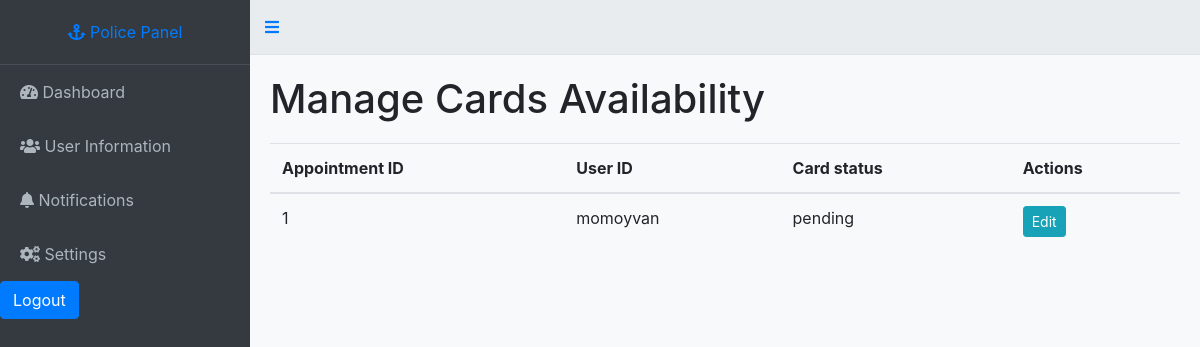
The page /card_status/ (signed in) on the database as committed earlier.
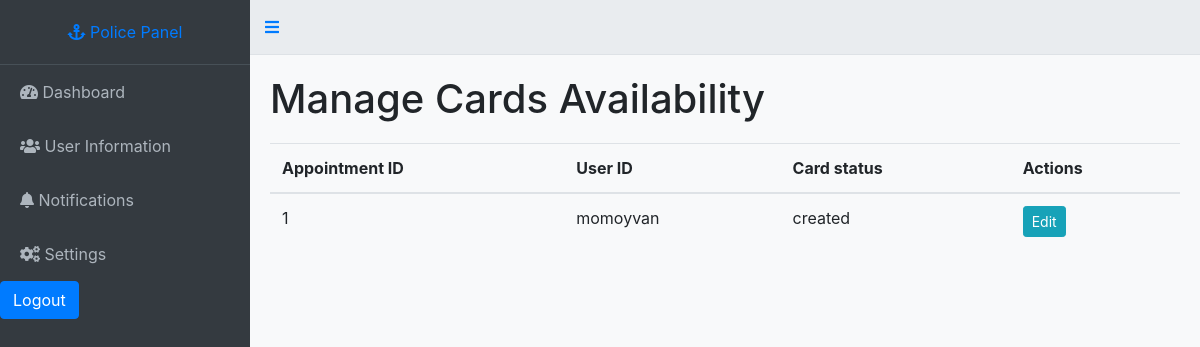
The same page on the database as committed later.
### booking/models.py (models this page shows)
class Appointment(models.Model):
    STATUS_CHOICES = (
        ('created', 'Created'),
        ('pending', 'Pending'),
        ('approved', 'Approved'),
        ('rejected', 'Rejected'),
    )
    CARD_CHOICES = (
        ('created', 'Created'),
        ('pending', 'Pending'),
        ('blocked', 'Blocked')
    )
    user = models.ForeignKey(User, on_delete=models.CASCADE)
    officer = models.ForeignKey(User, related_name='appointments', on_delete=models.CASCADE, null=True, blank=True)
    office = models.ForeignKey(Office, on_delete=models.CASCADE)
    date = models.DateField()
    time = models.TimeField()
    paid = models.BooleanField(default=False)
    status = models.CharField(max_length=20, choices=STATUS_CHOICES, default='Created')
    card_status = models.CharField(max_length=20, choices=CARD_CHOICES, default="pending")

class User(AbstractUser):
    ROLE_CHOICES = [
        ('user', 'User'),
        ('officer', 'Police Officer'),
        ('admin', 'Super Admin'),
    ]
    email = models.CharField(max_length=100, default='user@gmail.com')
    role = models.CharField(max_length=10, choices=ROLE_CHOICES, default='user')
    name = models.CharField(max_length=100, default='user')  # Provide a default value
    phone = models.CharField(max_length=15, default='0000000000')  # Provide a default value
    address = models.TextField(null=True, blank=True)  # Temporarily allow null
    profile_picture = models.ImageField(upload_to='profile_pics/', null=True, blank=True)

### booking/views.py (the view)
# urls.py: path('card_status/', views.card_status, name="card_status"),
@login_required
def card_status(request):
    if (request.method=="GET"):
        communications = Appointment.objects.all()
        return render(request, "panel/police/card_status.html", {"cards": communications})

### booking/templates/panel/police/card_status.html (shortened to what this page needs)
{% load static %}
<!DOCTYPE html>
<html>
<head>
        <link rel="stylesheet" href="https://stackpath.bootstrapcdn.com/bootstrap/4.5.2/css/bootstrap.min.css">
        <link rel="stylesheet" href="https://cdnjs.cloudflare.com/ajax/libs/font-awesome/5.15.3/css/all.min.css">
        <link rel="stylesheet" href="{% static 'css/user_panel.css' %}">
</head>
<body>
    <div class="dashboard">
        <div class="dashboard-nav">
            <header>
                <a href="#" class="brand-logo"><i class="fas fa-anchor"></i> <span>Police Panel</span></a>
            </header>
            <nav class="dashboard-nav-list">
                <a href="{% url 'officer_panel' %}" class="dashboard-nav-item"><i class="fas fa-tachometer-alt"></i> Dashboard</a>
                <a href="{% url 'user_information' %}" class="dashboard-nav-item"><i class="fas fa-users"></i> User Information</a>
                <a href="{% url 'notifications' %}" class="dashboard-nav-item"><i class="fas fa-bell"></i> Notifications</a>
                <a href="#" class="dashboard-nav-item"><i class="fas fa-cogs"></i> Settings</a>
            </nav>
            <a href="{% url 'logout' %}" class="btn btn-primary">Logout</a>
        </div>
        <main class="dashboard-app">
            <header class="dashboard-toolbar">
                <a href="#!" class="menu-toggle"><i class="fas fa-bars"></i></a>
            </header>
            <div class="dashboard-content">
                <h1>Manage Cards Availability</h1>
                <table class="table table-hover">
                    <thead>
                        <tr>
                            <th>Appointment ID</th>
                            <th>User ID</th>
                            <th>Card status</th>
                            <th>Actions</th>
                        </tr>
                    </thead>
                    <tbody>
                        {% for card in cards %}
                        <tr>
                            <td>{{ card.id }}</td>
                            <td>
                                    {{card.user}}
                            </td>
                            <td>{{ card.card_status }}</td>
                            <td>
                                <a href="{% url 'edit_card_status' card.id %}" class="btn btn-info btn-sm">Edit</a>
                            </td>
                        </tr>
                        {% endfor %}
                    </tbody>
                </table>
            </div>
        </main>
    </div>
</body>
</html>

Rows that differ between the two databases and show on the page:
changed Appointment "momoyvan": card_status "pending" → "created"
